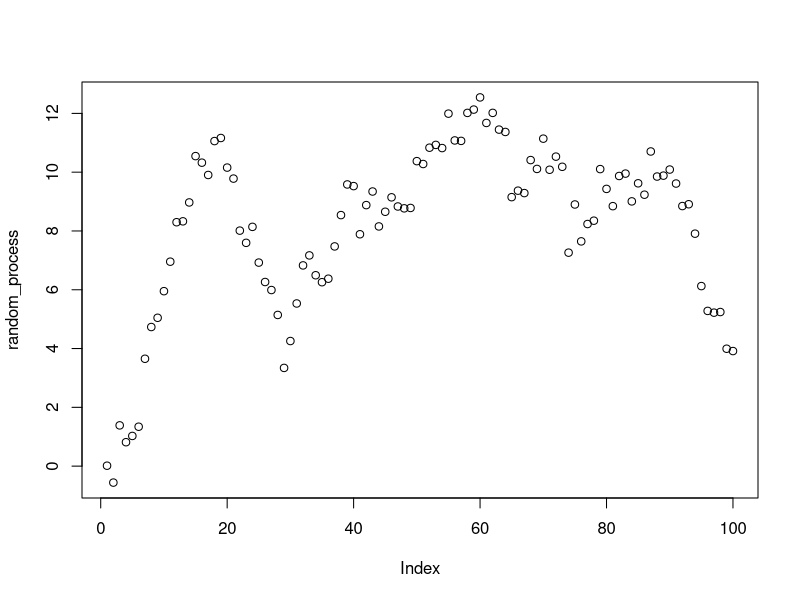
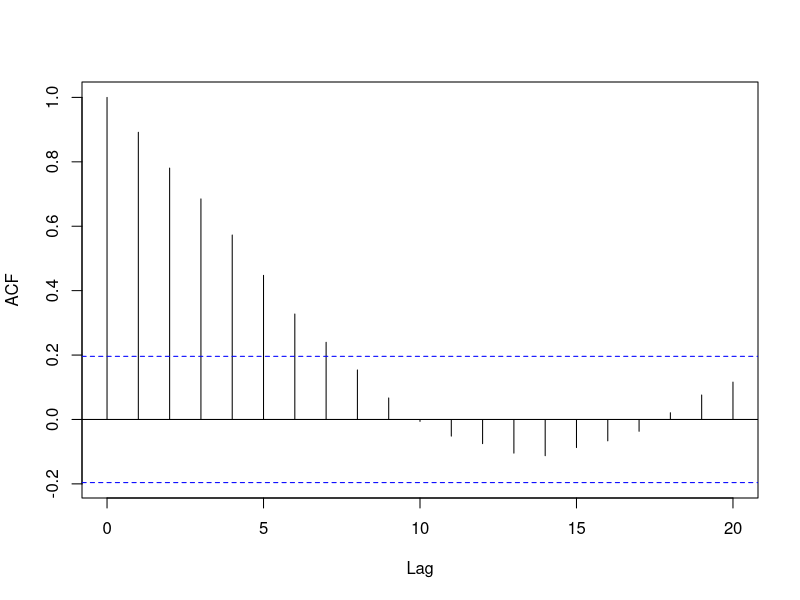
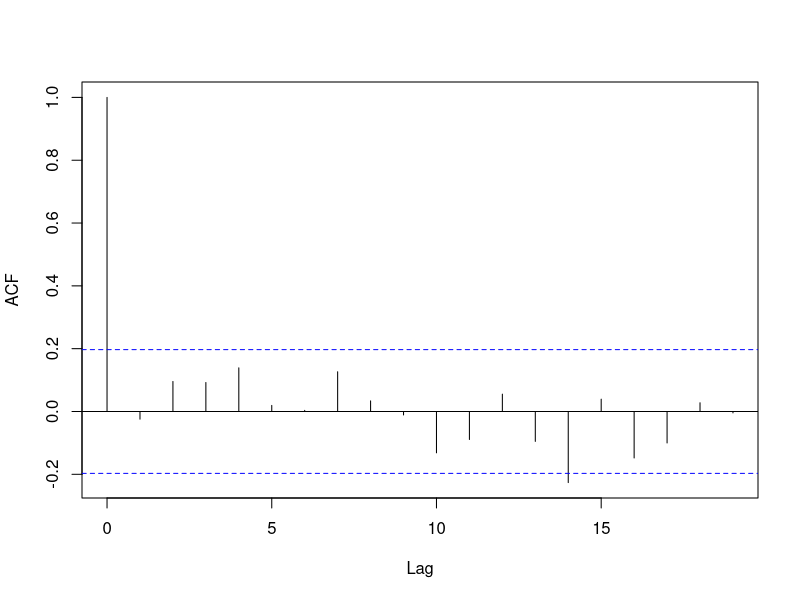
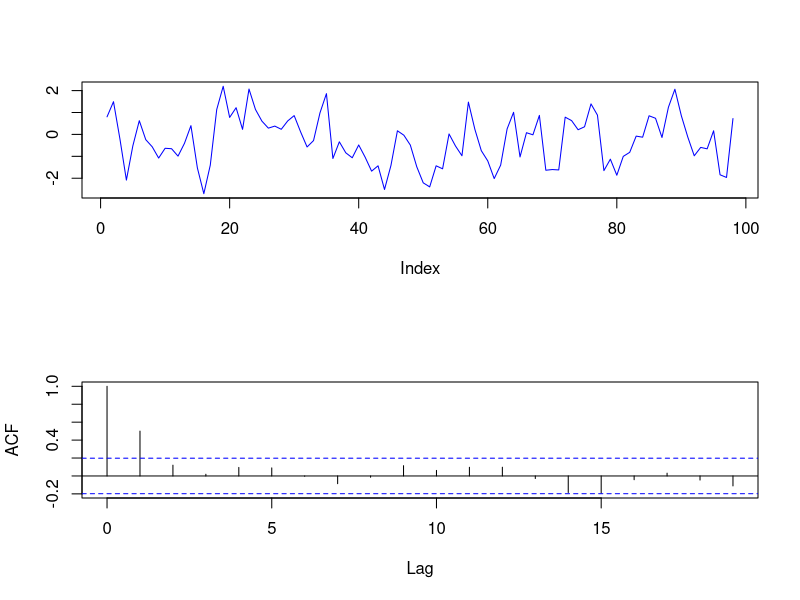

Write the R code that produced these figures, in order.
## ---- chunk 1
random_process = cumsum(rnorm(100))
plot(random_process)
## ---- chunk 2
acf(random_process, main='')
## ---- chunk 3
acf(diff(random_process), main='')
## ---- chunk 4
T = 100
noise = rnorm(T)
ma_2 = NULL

for (i in 3:T) {
  ma_2[i-2] = noise[i] + .7*noise[i-1] + .2*noise[i-2]
}

par(mfrow=c(2,1))

plot(ma_2, type='l', ylab='', col='blue')
acf(ma_2, main='')
